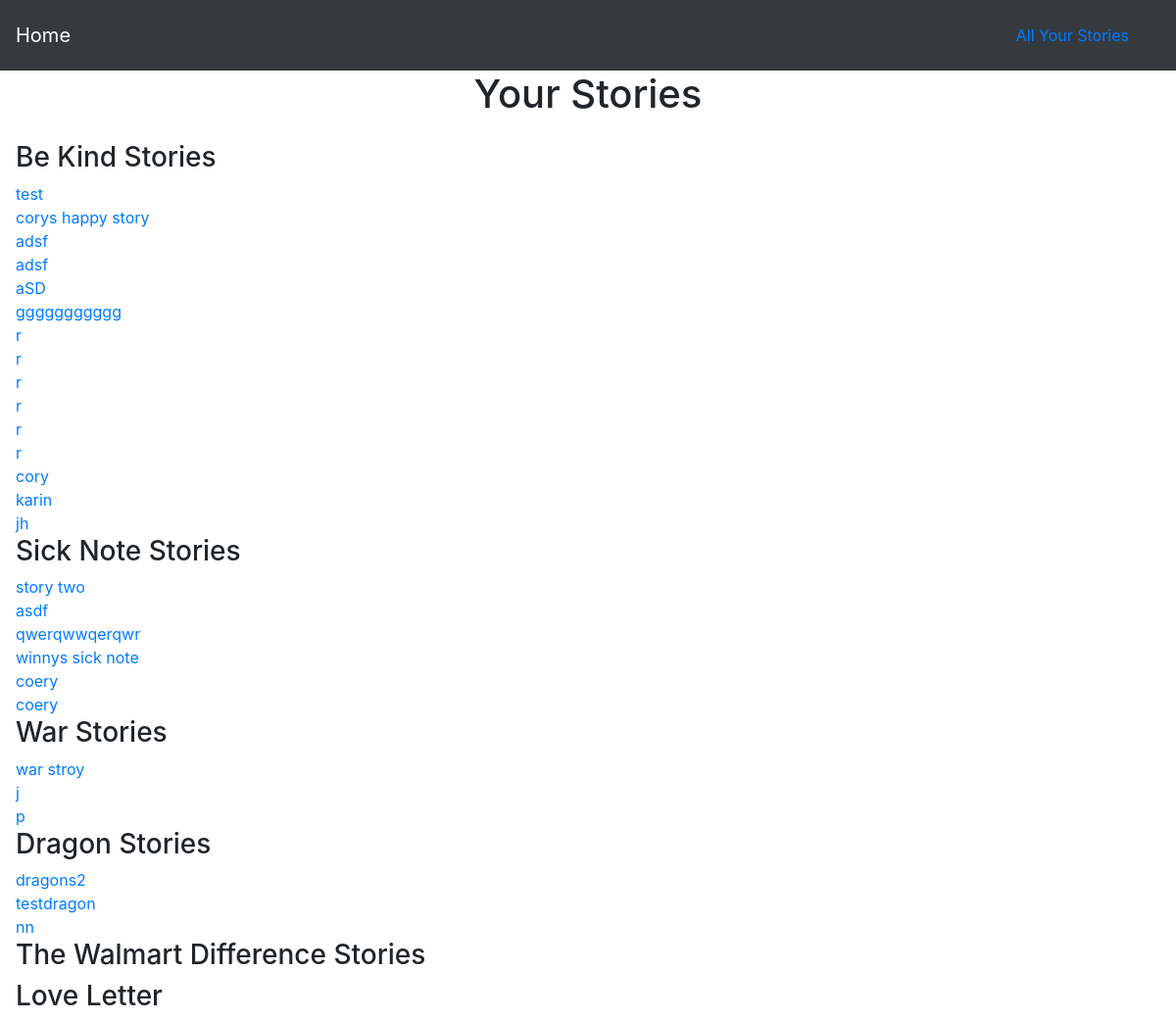
The page /all_stories on the database as committed earlier.
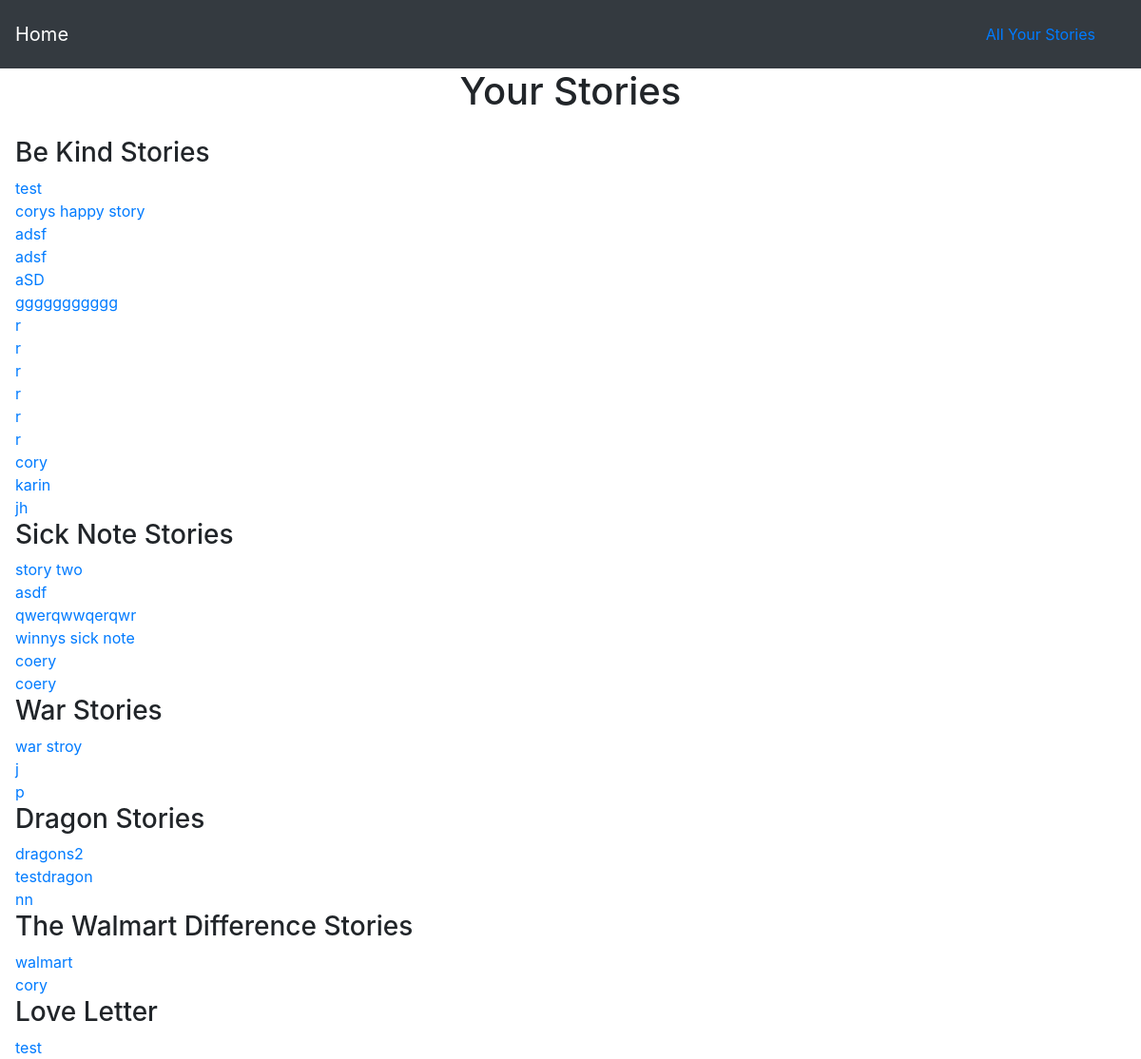
The same page on the database as committed later.
### story_time/models.py (models this page shows)
class StoryOne(models.Model):
    story_name = models.CharField(max_length=200)
    noun_one = models.CharField(max_length=20)
    noun_two = models.CharField(max_length=20)
    noun_three = models.CharField(max_length=20)
    place = models.CharField(max_length=20)
    adjective = models.CharField(max_length=20)
    noun_four = models.CharField(max_length=20)

class StoryTwo(models.Model):
    story_name = models.CharField(max_length=200)
    silly_word1 = models.CharField(max_length=30)
    last_name = models.CharField(max_length=30)
    illness = models.CharField(max_length=30)
    noun_plural = models.CharField(max_length=30)
    adjective1 = models.CharField(max_length=30)
    adjective2 = models.CharField(max_length=30)
    silly_word2 = models.CharField(max_length=30)
    place = models.CharField(max_length=30)
    number = models.IntegerField()
    adjective3 = models.CharField(max_length=30)

class StoryWar(models.Model):
    story_name = models.CharField(max_length=200)
    noun1 = models.CharField(max_length=200)
    noun2 = models.CharField(max_length=200)
    noun3 = models.CharField(max_length=200)
    occupation = models.CharField(max_length=200)
    verb = models.CharField(max_length=200)
    place = models.CharField(max_length=200)
    verb2 = models.CharField(max_length=200)
    noun4 = models.CharField(max_length=200)
    verb3 = models.CharField(max_length=200)
    noun5 = models.CharField(max_length=200)
    noun6 = models.CharField(max_length=200)
    emotion = models.CharField(max_length=200)

class StoryDragons(models.Model):
    story_name = models.CharField(max_length=200)
    color = models.CharField(max_length=200)
    superlative = models.CharField(max_length=200)
    adjective1 = models.CharField(max_length=200)
    body_part = models.CharField(max_length=200)
    body_part2 = models.CharField(max_length=200)
    noun1 = models.CharField(max_length=200)
    animal = models.CharField(max_length=200)
    adjective2 = models.CharField(max_length=200)
    adjective3 = models.CharField(max_length=200)
    adjective4 = models.CharField(max_length=200)

class StoryWalmart(models.Model):
    story_name = models.CharField(max_length=200)
    verb1 = models.CharField(max_length=200)
    adjective1 = models.CharField(max_length=200)
    noun1 = models.CharField(max_length=200)
    adjective2 = models.CharField(max_length=200)
    verb2 = models.CharField(max_length=200)
    verb3 = models.CharField(max_length=200)
    number = models.IntegerField()
    adjective3 = models.CharField(max_length=200)
    noun2 = models.CharField(max_length=200)
    noun3 = models.CharField(max_length=200)
    noun4 = models.CharField(max_length=200)
    relative = models.CharField(max_length=200)
    adjective4 = models.CharField(max_length=200)
    adjective5 = models.CharField(max_length=200)
    noun5 = models.CharField(max_length=200)

class StoryLoveLetter(models.Model):
    story_name = models.CharField(max_length=200)
    person = models.CharField(max_length=200)
    adjective1 = models.CharField(max_length=200)
    verb1 = models.CharField(max_length=200)
    part_of_the_body = models.CharField(max_length=200)
    number = models.CharField(max_length=200)
    noun1 = models.CharField(max_length=200)
    adverb = models.CharField(max_length=200)
    verb2 = models.CharField(max_length=200)
    pronoun1 = models.CharField(max_length=200)
    person2 = models.CharField(max_length=200)

### story_time/views.py (the view)
# urls.py: path('all_stories', views.all_stories, name='all_stories'),
def all_stories(request):
    story_list1 = StoryOne.objects.all()
    story_list2 = StoryTwo.objects.all()
    story_list3 = StoryWar.objects.all()
    story_list4 = StoryDragons.objects.all()
    story_list5 = StoryWalmart.objects.all()
    story_list6 = StoryLoveLetter.objects.all()
    context = {
        'story_list1': story_list1,
        'story_list2': story_list2,
        'story_list3': story_list3,
        'story_list4': story_list4,
        'story_list5': story_list5,
        'story_list6': story_list6,
    }
    return render(request, 'story_time/all_stories.html', context)

### story_time/templates/story_time/all_stories.html
{% extends 'story_time/base.html' %}
{% block body %}
  <h1 class="text-center">Your Stories</h1>
  <div class="ml-3 mt-4">
  <h3>Be Kind Stories</h3>
    {% for story in story_list1 %}
      <a href="{% url 'story_time:story_one' story.id %}">{{ story.story_name }}</a><br>
    {% endfor %}
    <h3>Sick Note Stories</h3>
    {% for story in story_list2 %}
      <a href="{% url 'story_time:story_two' story.id %}">{{ story.story_name }}</a><br>
    {% endfor %}
    <h3>War Stories</h3>
    {% for story in story_list3 %}
      <a href="{% url 'story_time:story_war' story.id %}">{{ story.story_name }}</a><br>
    {% endfor %}
  <h3>Dragon Stories</h3>
    {% for story in story_list4 %}
      <a href="{% url 'story_time:story_dragons' story.id %}">{{ story.story_name }}</a><br>
    {% endfor %}
    <h3>The Walmart Difference Stories</h3>
    {% for story in story_list5 %}
      <a href="{% url 'story_time:story_walmart' story.id %}">{{ story.story_name }}</a><br>
    {% endfor %}
    <h3>Love Letter</h3>
    {% for story in story_list6 %}
      <a href="{% url 'story_time:story_love_letter' story.id %}">{{ story.story_name }}</a><br>
    {% endfor %}
  </div>
{% endblock %}

Rows that differ between the two databases and show on the page:
added StoryWalmart: story_name "walmart"
added StoryWalmart: story_name "cory"
added StoryLoveLetter: story_name "test"
